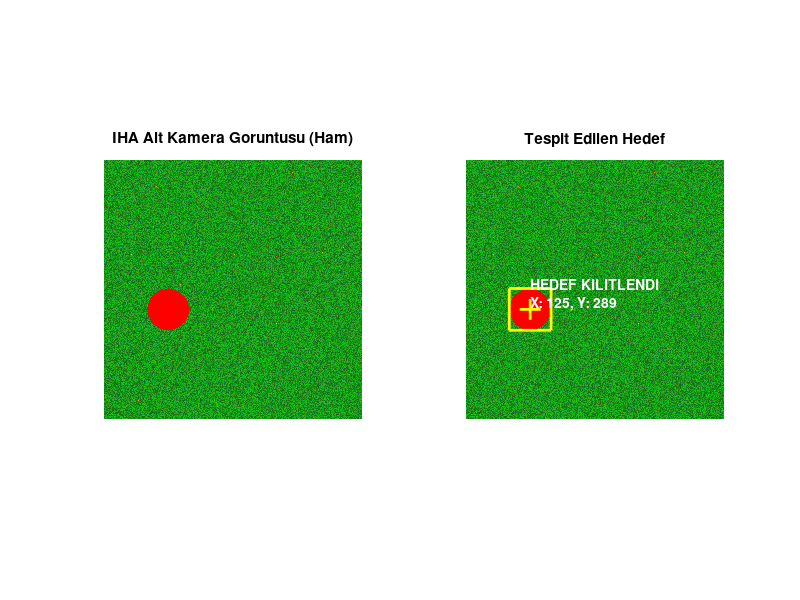

MATLAB code to generate this figure:
%% ========================================================================
%  PROJE: IHA Otonom Hedef Tespiti ve Hassas Inis (Image Processing)
%  YAZAR: Serdar Sokmen
%  PLATFORM: MATLAB
%
%  ACIKLAMA:
%  Bu script, IHA'nin alt kamerasindan alinan goruntuyu isleyerek
%  yerdeki kirmizi renkli inis alanini (Target) tespit eder.
%
%  ALGORITMA ADIMLARI:
%  1. Sentetik bir kamera goruntusu olustur (Cimen ve Kirmizi Pist).
%  2. RGB renk uzayindan kirmizi kanali ayikla (Color Thresholding).
%  3. Gorultuleri temizle (Morphological Operations).
%  4. Nesnenin merkez koordinatlarini (Centroid) bul.
%  5. Hedefe kilitlen (Vizualizasyon).
% =========================================================================

clc; clear; close all;

%% 1. SANAL KAMERA GORUNTUSU OLUSTURMA
% -------------------------------------------------------------------------
% Gercek resim dosyasina ihtiyac duymadan, matrislerle resim ciziyoruz.
image_size = 500;
img = zeros(image_size, image_size, 3, 'uint8'); % Bos siyah resim

% A. Arkaplan: Yesil Cimen (Rastgele dokulu)
img(:,:,1) = randi([0, 50], image_size, image_size);    % R (Az)
img(:,:,2) = randi([100, 200], image_size, image_size); % G (Cok - Yesil)
img(:,:,3) = randi([0, 50], image_size, image_size);    % B (Az)

% B. Hedef: Kirmizi Bir Daire (Inis Alani)
% Hedefi resmin rastgele bir yerine koyalim
center_x = randi([100, 400]);
center_y = randi([100, 400]);
radius = 40;

[X, Y] = meshgrid(1:image_size, 1:image_size);
dist = sqrt((X - center_x).^2 + (Y - center_y).^2);
mask_circle = dist <= radius;

% Cemberin icini Kirmizi yapalim
r_channel = img(:,:,1); r_channel(mask_circle) = 255; img(:,:,1) = r_channel;
g_channel = img(:,:,2); g_channel(mask_circle) = 0;   img(:,:,2) = g_channel;
b_channel = img(:,:,3); b_channel(mask_circle) = 0;   img(:,:,3) = b_channel;

% C. Gurultu Ekle (Gercekci olsun diye bazi beyaz noktalar)
noise_spots = randi([1, image_size*image_size], 1, 50);
img(noise_spots) = 255;

%% 2. GORUNTU ISLEME (TARGET DETECTION)
% -------------------------------------------------------------------------
% Adim A: Renk Filtreleme (Kirmizi Nesneyi Bul)
% Kirmizi kanali yuksek, Yesil ve Mavi kanali dusuk olan yerleri ariyoruz.
red_threshold = img(:,:,1) > 150 & img(:,:,2) < 100 & img(:,:,3) < 100;

% Adim B: Temizlik (Morfolojik Islemler)
% Kucuk beyaz gurultu noktalarini yok et (Open islemi)
binary_mask = bwareaopen(red_threshold, 50); 

% Adim C: Nesne Analizi (Blob Analysis)
% Beyaz bolgenin ozelliklerini cikar
stats = regionprops(binary_mask, 'Centroid', 'Area', 'BoundingBox');

%% 3. SONUC VE GORSELLESTIRME
% -------------------------------------------------------------------------
figure('Name', 'Otonom Inis Hedef Tespiti', 'Color', 'w');

% Orjinal Kamera Goruntusu
subplot(1, 2, 1);
imshow(img);
title('IHA Alt Kamera Goruntusu (Ham)');

% Islenmis Goruntu ve Hedef
subplot(1, 2, 2);
imshow(img); hold on;
title('Tespit Edilen Hedef');

found_target = false;

% Bulunan nesneleri isaretle
for k = 1:length(stats)
    % Sadece belli bir buyuklukteki nesneleri hedef kabul et
    if stats(k).Area > 1000 
        found_target = true;
        centroid = stats(k).Centroid;
        box = stats(k).BoundingBox;
        
        % 1. Kutucuk icine al (Bounding Box)
        rectangle('Position', box, 'EdgeColor', 'y', 'LineWidth', 2);
        
        % 2. Merkezine Arti (+) Koy
        plot(centroid(1), centroid(2), 'y+', 'MarkerSize', 15, 'LineWidth', 2);
        
        % 3. Koordinatlari Yaz
        text(centroid(1), centroid(2)-30, ...
            sprintf('HEDEF KILITLENDI\nX: %0.0f, Y: %0.0f', centroid(1), centroid(2)), ...
            'Color', 'white', 'FontSize', 10, 'FontWeight', 'bold');
        
        % Konsol Ciktisi
        fprintf('HEDEF BULUNDU! Merkez Koordinatlari: X=%0.0f, Y=%0.0f\n', centroid(1), centroid(2));
        
        % PID Kontrolcusune gidecek Hata Degeri (Piksel cinsinden sapma)
        error_x = (image_size/2) - centroid(1);
        error_y = (image_size/2) - centroid(2);
        fprintf('Merkezden Sapma (Hata): X_err=%.0f, Y_err=%.0f\n', error_x, error_y);
    end
end

if ~found_target
    text(20, 20, 'HEDEF BULUNAMADI', 'Color', 'red', 'FontSize', 14);
    fprintf('Hedef tespit edilemedi.\n');
end